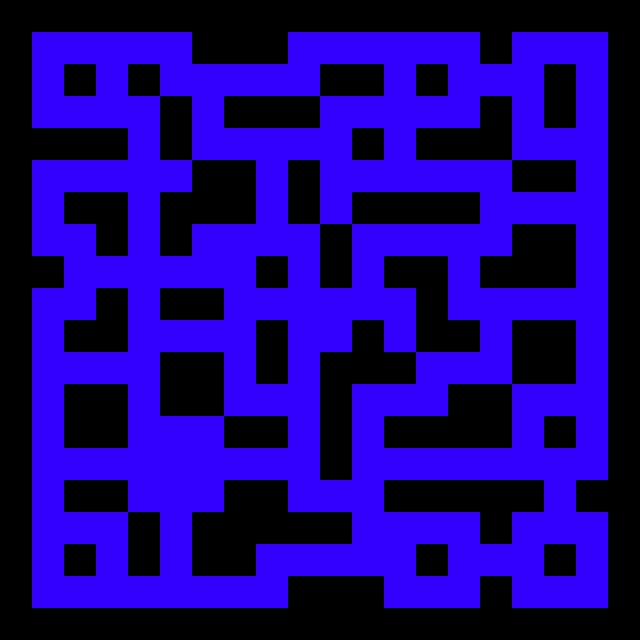

This game map was drawn from its Tiled (.tmx) file and the tilesets committed beside it. A one-line description and the full map source follow:
An orthogonal 20x20 tile map with 32x32 px tiles, 2 tile layers (collision, main) and 1 object (SpawnPoint).

<map version="1.10" tiledversion="1.10.1" orientation="orthogonal" renderorder="right-down" width="20" height="20" tilewidth="32" tileheight="32" infinite="0" nextlayerid="7" nextobjectid="4">
 <editorsettings>
  <export target="pack-man.json" format="json" />
 </editorsettings>
 <tileset firstgid="1" name="tiles2" tilewidth="32" tileheight="32" tilecount="3" columns="3">
  <image source="tiles2.png" width="96" height="32" />
  <tile id="0">
   <properties>
    <property name="collisionType" value="obtacle" />
   </properties>
  </tile>
  <tile id="1">
   <properties>
    <property name="blockType" value="wall" />
   </properties>
  </tile>
  <tile id="2">
   <properties>
    <property name="blockType" value="load" />
   </properties>
  </tile>
 </tileset>
 <objectgroup id="3" name="Object">
  <object id="3" name="SpawnPoint" x="160" y="448" width="32" height="32" />
 </objectgroup>
 <layer id="6" name="collision" width="20" height="20">
  <data encoding="csv">
1,1,1,1,1,1,1,1,1,1,1,1,1,1,1,1,1,1,1,1,
1,0,0,0,0,0,1,1,1,0,0,0,0,0,0,1,0,0,0,1,
1,0,1,0,1,0,0,0,0,0,1,1,0,1,0,0,0,1,0,1,
1,0,0,0,0,1,0,1,1,1,0,0,0,0,0,1,0,1,0,1,
1,1,1,1,0,1,0,0,0,0,0,1,0,1,1,1,0,0,0,1,
1,0,0,0,0,0,0,1,0,1,0,0,0,0,0,0,1,1,0,1,
1,0,1,1,0,1,1,1,0,1,0,1,1,1,1,0,0,0,0,1,
1,0,0,1,0,1,0,0,0,0,1,0,0,0,0,0,1,1,0,1,
1,1,0,0,0,0,0,0,1,0,1,0,1,1,0,1,1,1,0,1,
1,0,0,1,0,1,1,0,0,0,0,0,0,1,0,0,0,0,0,1,
1,0,1,1,0,0,0,0,1,0,0,1,0,1,1,0,1,1,0,1,
1,0,0,0,0,1,1,0,1,0,1,1,1,0,0,0,1,1,0,1,
1,0,1,1,0,1,1,0,0,0,1,0,0,0,1,1,0,0,0,1,
1,0,1,1,0,0,0,1,1,0,1,0,1,1,1,1,0,1,0,1,
1,0,0,0,0,0,0,0,0,0,1,0,0,0,0,0,0,0,0,1,
1,0,1,1,0,0,0,1,1,0,0,0,1,1,1,1,1,0,1,1,
1,0,0,0,1,0,1,1,1,1,1,0,0,0,0,1,0,0,0,1,
1,0,1,0,1,0,1,1,0,0,0,0,0,1,0,0,0,1,0,1,
1,0,0,0,0,0,0,0,0,1,1,1,0,0,0,1,0,0,0,1,
1,1,1,1,1,1,1,1,1,1,1,1,1,1,1,1,1,1,1,1
</data>
 </layer>
 <layer id="5" name="main" width="20" height="20">
  <properties>
   <property name="map" value="main_map" />
  </properties>
  <data encoding="csv">
2,2,2,2,2,2,2,2,2,2,2,2,2,2,2,2,2,2,2,2,
2,3,3,3,3,3,2,2,2,3,3,3,3,3,3,2,3,3,3,2,
2,3,2,3,2,3,3,3,3,3,2,2,3,2,3,3,3,2,3,2,
2,3,3,3,3,2,3,2,2,2,3,3,3,3,3,2,3,2,3,2,
2,2,2,2,3,2,3,3,3,3,3,2,3,2,2,2,3,3,3,2,
2,3,3,3,3,3,2,2,3,2,3,3,3,3,3,3,2,2,3,2,
2,3,2,2,3,2,2,2,3,2,3,2,2,2,2,3,3,3,3,2,
2,3,3,2,3,2,3,3,3,3,2,3,3,3,3,3,2,2,3,2,
2,2,3,3,3,3,3,3,2,3,2,3,2,2,3,2,2,2,3,2,
2,3,3,2,3,2,2,3,3,3,3,3,3,2,3,3,3,3,3,2,
2,3,2,2,3,3,3,3,2,3,3,2,3,2,2,3,2,2,3,2,
2,3,3,3,3,2,2,3,2,3,2,2,2,3,3,3,2,2,3,2,
2,3,2,2,3,2,2,3,3,3,2,3,3,3,2,2,3,3,3,2,
2,3,2,2,3,3,3,2,2,3,2,3,2,2,2,2,3,2,3,2,
2,3,3,3,3,3,3,3,3,3,2,3,3,3,3,3,3,3,3,2,
2,3,2,2,3,3,3,2,2,3,3,3,2,2,2,2,2,3,2,2,
2,3,3,3,2,3,2,2,2,2,2,3,3,3,3,2,3,3,3,2,
2,3,2,3,2,3,2,2,3,3,3,3,3,2,3,3,3,2,3,2,
2,3,3,3,3,3,3,3,3,2,2,2,3,3,3,2,3,3,3,2,
2,2,2,2,2,2,2,2,2,2,2,2,2,2,2,2,2,2,2,2
</data>
 </layer>
</map>